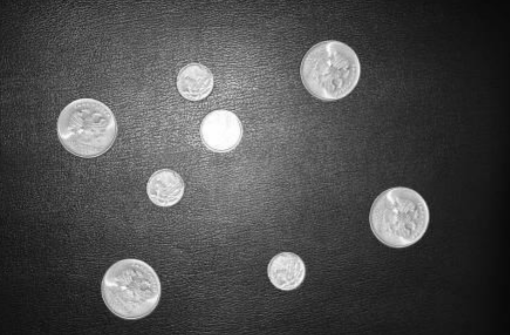
#> input picture Task_3/Coins.png, 510 x 335 px
$ jupyter execute Coins.ipynb
#> lines starting #> are read from the running program, lines starting #| are printed output that depends on the picture; after the words box and inside, x2 and y2 are one past the last pixel; in counts of white or black regions, pixels touching at a corner belong together
[cell 1]
import numpy as np
import cv2
from matplotlib import pyplot as plt

[cell 2]
image = cv2.imread("Coins.png")
#> image is the input picture: shape (335, 510, 3); min 8, max 255, mean 77
gray = cv2.cvtColor(image, cv2.COLOR_BGR2GRAY)
blurred = cv2.GaussianBlur(gray, (9, 9), 0)
#cv2.imshow("Coins",blurred)
#cv2.waitKey(0)

[cell 3]
edged = cv2.Canny(blurred, 30, 150)
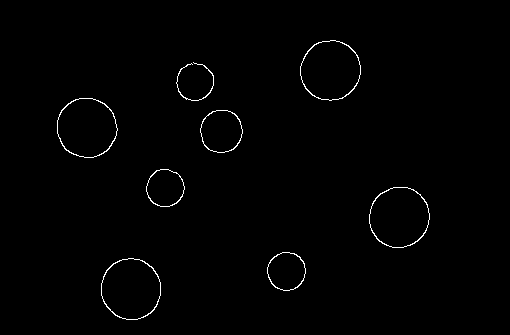
#> edged: shape (335, 510); 0.84% white in thin lines or dots, all inside (x1, y1, x2, y2) = (57, 40, 430, 320)

[cell 4]
(cnts, _) = cv2.findContours(edged.copy(),
                             cv2.RETR_EXTERNAL,
                             cv2 .CHAIN_APPROX_SIMPLE
)
#> cnts = 8 contours; box (x1, y1, x2, y2) and area: (101, 258, 161, 320) 2864, (369, 187, 430, 248) 2862, (300, 40, 361, 101) 2821, (57, 98, 118, 158) 2798, (200, 110, 243, 153) 1406, (267, 252, 306, 291) 1136, (146, 169, 185, 207) 1100, (176, 62, 214, 101) 30

cnt_area= []

for cnt in cnts:
    area = cv2.contourArea(cnt)
    cnt_area.append(area)
#> this loop made 8 passes
#> area on passes 1 to 8: 2864, 1135.5, 2861.5, 1100.5, 1406, 2797.5, 29.5, 2821
#> after the loop, cnt_area = [2864, 1135.5, 2861.5, 1100.5, 1406, 2797.5, 29.5, 2821]

sorted_area = sorted(cnt_area)
#> sorted_area = [29.5, 1100.5, 1135.5, 1406, 2797.5, 2821, 2861.5, 2864]
indices = np.array(cnt_area).argsort()
#> indices = [6, 3, 1, 4, 5, 7, 2, 0]

print(f"отсортированные площади: {sorted_area} \n - и их индексы: {indices}" )
#| отсортированные площади: [29.5, 1100.5, 1135.5, 1406.0, 2797.5, 2821.0, 2861.5, 2864.0]
#|  - и их индексы: [6 3 1 4 5 7 2 0]
border_val_id = np.argmax(np.diff(sorted_area))+1
#> border_val_id = 4
border_value = sorted_area[border_val_id]
#> border_value = 2797.5
print(f"Второй класс начинается с индекса {border_val_id} \n - и имеет значение: {border_value}")
#| Второй класс начинается с индекса 4
#|  - и имеет значение: 2797.5

[cell 5]
small = indices[:border_val_id]
#> small = [6, 3, 1, 4]
big = indices[border_val_id:]
#> big = [5, 7, 2, 0]


coins = image.copy()

for i in indices:

    if i in small:
        cv2.drawContours(coins, cnts, i, (0,255,0), 3)
    else:
        cv2.drawContours(coins, cnts, i, (255,0,0), 3)
#> this loop made 8 passes
#> i on passes 1, 2, 3, 6, 7, 8: 6, 3, 1, 7, 2, 0
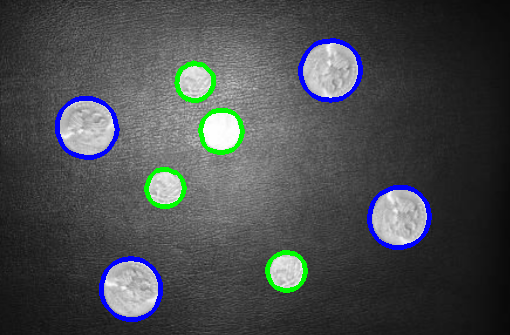
#> coins: shape (335, 510, 3); 3.32% of pixels changed, all inside (x1, y1, x2, y2) = (55, 38, 432, 322)

[cell 6]
cv2.imshow("Coins", np.hstack([image,coins]))
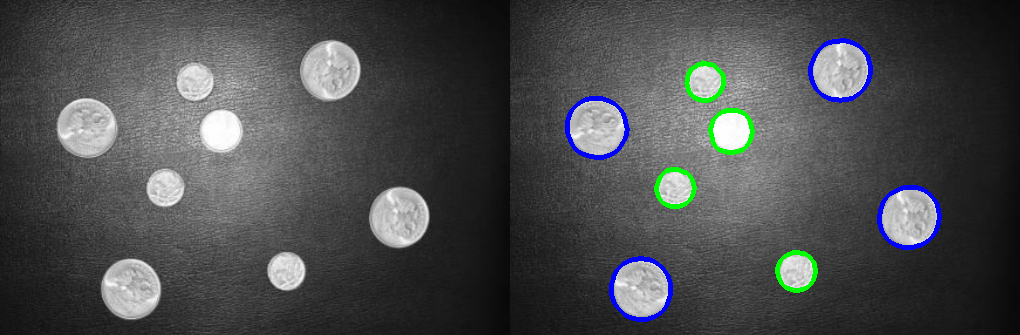
#> window 'Coins': shape (335, 1020, 3); mean B, G, R 77.2, 76.4, 74.7
cv2.waitKey(0)
#> Out = 27

[cell 7]
print( f" Общее количество монет: {len(cnts)} \n Боших монет: {len(small)} \n аленьких монет: {len(big)}")
#|  Общее количество монет: 8
#|  Боших монет: 4
#|  аленьких монет: 4
